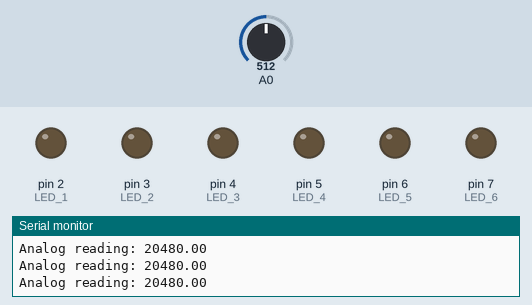
Recording of a sketch running on a simulated Arduino Uno, built with avr-gcc and run on an emulated ATmega328P. Shown: output pins drawn as LEDs (lit = HIGH), the last lines printed to the serial monitor. Inputs (shaded band) come from the test bench; at power-on: A0 = 512.

Above: at 1.3 s.
1.4 s: A0 set to 18
2.9 s: A0 set to 15
At 3.3 s:
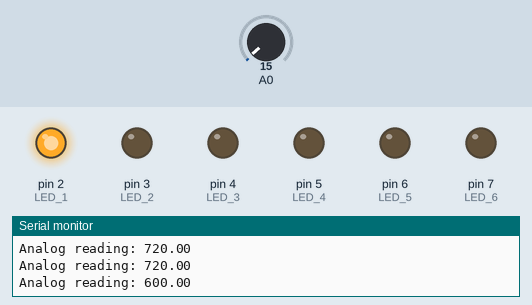
4.5 s: A0 set to 0
At 5.7 s:
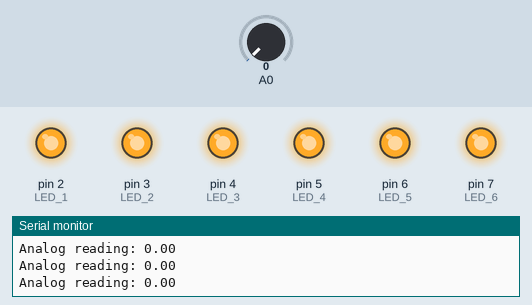
6.0 s: A0 set to 122
At 6.9 s:
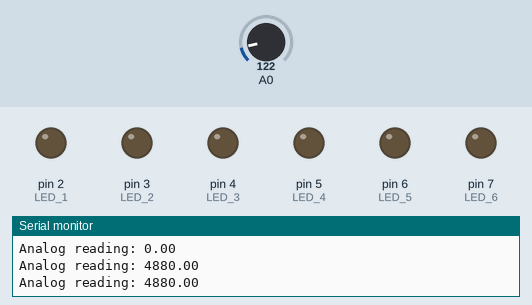
Timing chart, 0 to 8.5 s (numbered marks = the images above; inputs shaded):
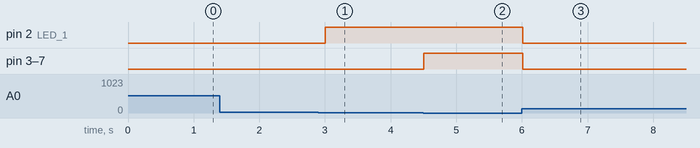

Measured:
- the behaviour switches between 17 and 16 on A0 (found by bisection; images 0 and 1)
- after the input at 2.9 s, pin 2 (LED_1): LOW → HIGH after 0.11 s
- after the input at 4.5 s, pin 3 (LED_2), pin 4 (LED_3), pin 5 (LED_4), pin 6 (LED_5), pin 7 (LED_6): LOW → HIGH at once
- after the input at 6.0 s, pin 2 (LED_1), pin 3 (LED_2), pin 4 (LED_3), pin 5 (LED_4), pin 6 (LED_5), pin 7 (LED_6): HIGH → LOW at once

The sketch:

switch_and_feedback.ino
```cpp
// light sensor tutorial from https://arduinogetstarted.com/tutorials/arduino-light-sensor

// LED pin 2~9
const int LED_1 = 2;
const int LED_2 = 3;
const int LED_3 = 4;
const int LED_4 = 5;
const int LED_5 = 6;
const int LED_6 = 7;

void setup() {
  // initialize serial communication at 9600 bits per second:
  Serial.begin(9600);

  pinMode(LED_1, OUTPUT);
  pinMode(LED_2, OUTPUT);
  pinMode(LED_3, OUTPUT);
  pinMode(LED_4, OUTPUT);
  pinMode(LED_5, OUTPUT);
  pinMode(LED_6, OUTPUT);
}

void loop() {
  // reads the input on analog pin A0 (value 0-1023, actually reading 0-20) and map to 0-1000
  int analogValue = analogRead(A0);
  float mappedValue = (1000.0 / 25.0 ) * analogValue;

  Serial.print("Analog reading: ");
  Serial.println(mappedValue);   // the raw analog reading

  // set threshholds for different events
  if (mappedValue < 150) {
    // turn on all LEDs
    digitalWrite(LED_1, HIGH);
    digitalWrite(LED_2, HIGH);
    digitalWrite(LED_3, HIGH);
    digitalWrite(LED_4, HIGH);
    digitalWrite(LED_5, HIGH);
    digitalWrite(LED_6, HIGH);
  } else if (mappedValue < 250) {
    // turn on 5 LEDs
    digitalWrite(LED_1, HIGH);
    digitalWrite(LED_2, HIGH);
    digitalWrite(LED_3, HIGH);
    digitalWrite(LED_4, HIGH);
    digitalWrite(LED_5, HIGH);
    digitalWrite(LED_6, LOW);
  } else if (mappedValue < 350) {
    // turn on 4 LEDs
    digitalWrite(LED_1, HIGH);
    digitalWrite(LED_2, HIGH);
    digitalWrite(LED_3, HIGH);
    digitalWrite(LED_4, HIGH);
    digitalWrite(LED_5, LOW);
    digitalWrite(LED_6, LOW);
  } else if (mappedValue < 450) {
    // turn on 3 LEDs
    digitalWrite(LED_1, HIGH);
    digitalWrite(LED_2, HIGH);
    digitalWrite(LED_3, HIGH);
    digitalWrite(LED_4, LOW);
    digitalWrite(LED_5, LOW);
    digitalWrite(LED_6, LOW);
  } else if (mappedValue < 550) {
    // turn on 2 LEDs
    digitalWrite(LED_1, HIGH);
    digitalWrite(LED_2, HIGH);
    digitalWrite(LED_3, LOW);
    digitalWrite(LED_4, LOW);
    digitalWrite(LED_5, LOW);
    digitalWrite(LED_6, LOW);
  } else if (mappedValue < 650) {
    // turn on 1 LEDs
    digitalWrite(LED_1, HIGH);
    digitalWrite(LED_2, LOW);
    digitalWrite(LED_3, LOW);
    digitalWrite(LED_4, LOW);
    digitalWrite(LED_5, LOW);
    digitalWrite(LED_6, LOW);
  } else {
    // turn on 0 LEDs
    digitalWrite(LED_1, LOW);
    digitalWrite(LED_2, LOW);
    digitalWrite(LED_3, LOW);
    digitalWrite(LED_4, LOW);
    digitalWrite(LED_5, LOW);
    digitalWrite(LED_6, LOW);
  }
  delay(500);
}
```
